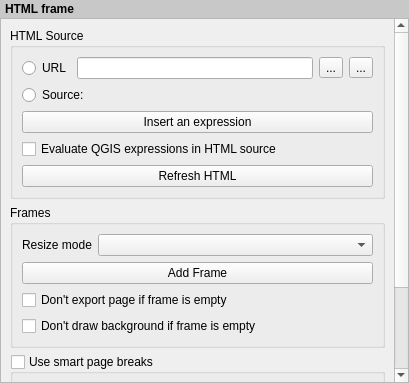
<?xml version="1.0" encoding="UTF-8"?>
<ui version="4.0">
 <class>QgsComposerHtmlWidgetBase</class>
 <widget class="QWidget" name="QgsComposerHtmlWidgetBase">
  <property name="geometry">
   <rect>
    <x>0</x>
    <y>0</y>
    <width>409</width>
    <height>383</height>
   </rect>
  </property>
  <property name="windowTitle">
   <string>HTML Frame</string>
  </property>
  <layout class="QVBoxLayout" name="verticalLayout">
   <property name="spacing">
    <number>0</number>
   </property>
   <property name="margin">
    <number>0</number>
   </property>
   <item>
    <widget class="QLabel" name="label">
     <property name="sizePolicy">
      <sizepolicy hsizetype="Preferred" vsizetype="Maximum">
       <horstretch>0</horstretch>
       <verstretch>0</verstretch>
      </sizepolicy>
     </property>
     <property name="styleSheet">
      <string notr="true">padding: 2px; font-weight: bold; background-color: rgb(200, 200, 200);</string>
     </property>
     <property name="text">
      <string>HTML frame</string>
     </property>
    </widget>
   </item>
   <item>
    <widget class="QScrollArea" name="scrollArea">
     <property name="widgetResizable">
      <bool>true</bool>
     </property>
     <widget class="QWidget" name="scrollAreaWidgetContents">
      <property name="geometry">
       <rect>
        <x>0</x>
        <y>-155</y>
        <width>391</width>
        <height>515</height>
       </rect>
      </property>
      <layout class="QVBoxLayout" name="mainLayout">
       <item>
        <widget class="QgsCollapsibleGroupBoxBasic" name="groupBox">
         <property name="focusPolicy">
          <enum>Qt::StrongFocus</enum>
         </property>
         <property name="title">
          <string>HTML Source</string>
         </property>
         <property name="syncGroup" stdset="0">
          <string notr="true">composeritem</string>
         </property>
         <property name="collapsed" stdset="0">
          <bool>false</bool>
         </property>
         <layout class="QGridLayout" name="gridLayout_2">
          <item row="5" column="0" colspan="2">
           <widget class="QCheckBox" name="mEvaluateExpressionsCheckbox">
            <property name="toolTip">
             <string>If checked, expressions inside [% %] tags will be evaluated prior to rendering the HTML</string>
            </property>
            <property name="text">
             <string>Evaluate QGIS expressions in HTML source</string>
            </property>
           </widget>
          </item>
          <item row="6" column="0" colspan="2">
           <widget class="QPushButton" name="mReloadPushButton">
            <property name="text">
             <string>Refresh HTML</string>
            </property>
           </widget>
          </item>
          <item row="0" column="1">
           <layout class="QHBoxLayout" name="horizontalLayout">
            <item>
             <widget class="QLineEdit" name="mUrlLineEdit"/>
            </item>
            <item>
             <widget class="QToolButton" name="mFileToolButton">
              <property name="text">
               <string>...</string>
              </property>
             </widget>
            </item>
            <item>
             <widget class="QgsDataDefinedButton" name="mUrlDDBtn">
              <property name="text">
               <string>...</string>
              </property>
             </widget>
            </item>
           </layout>
          </item>
          <item row="2" column="0" colspan="2">
           <widget class="QRadioButton" name="mRadioManualSource">
            <property name="text">
             <string>Source:</string>
            </property>
           </widget>
          </item>
          <item row="3" column="0" colspan="2">
           <layout class="QVBoxLayout" name="htmlEditorLayout"/>
          </item>
          <item row="0" column="0">
           <widget class="QRadioButton" name="mRadioUrlSource">
            <property name="text">
             <string>URL</string>
            </property>
           </widget>
          </item>
          <item row="4" column="0" colspan="2">
           <widget class="QPushButton" name="mInsertExpressionButton">
            <property name="text">
             <string>Insert an expression</string>
            </property>
           </widget>
          </item>
         </layout>
        </widget>
       </item>
       <item>
        <widget class="QgsCollapsibleGroupBoxBasic" name="frameGroupBox">
         <property name="focusPolicy">
          <enum>Qt::StrongFocus</enum>
         </property>
         <property name="title">
          <string>Frames</string>
         </property>
         <property name="checkable">
          <bool>false</bool>
         </property>
         <property name="checked">
          <bool>false</bool>
         </property>
         <property name="collapsed" stdset="0">
          <bool>false</bool>
         </property>
         <property name="syncGroup" stdset="0">
          <string notr="true">composeritem</string>
         </property>
         <layout class="QGridLayout" name="gridLayout">
          <item row="0" column="1">
           <widget class="QComboBox" name="mResizeModeComboBox">
            <property name="sizePolicy">
             <sizepolicy hsizetype="Expanding" vsizetype="Fixed">
              <horstretch>0</horstretch>
              <verstretch>0</verstretch>
             </sizepolicy>
            </property>
           </widget>
          </item>
          <item row="2" column="0" colspan="2">
           <widget class="QCheckBox" name="mEmptyFrameCheckBox">
            <property name="text">
             <string>Don't export page if frame is empty</string>
            </property>
           </widget>
          </item>
          <item row="1" column="0" colspan="2">
           <widget class="QPushButton" name="mAddFramePushButton">
            <property name="text">
             <string>Add Frame</string>
            </property>
           </widget>
          </item>
          <item row="0" column="0">
           <widget class="QLabel" name="mResizeModeLabel">
            <property name="text">
             <string>Resize mode</string>
            </property>
            <property name="wordWrap">
             <bool>true</bool>
            </property>
           </widget>
          </item>
          <item row="3" column="0" colspan="2">
           <widget class="QCheckBox" name="mHideEmptyBgCheckBox">
            <property name="text">
             <string>Don't draw background if frame is empty</string>
            </property>
           </widget>
          </item>
         </layout>
        </widget>
       </item>
       <item>
        <widget class="QgsCollapsibleGroupBoxBasic" name="mUseSmartBreaksCheckBox">
         <property name="title">
          <string>Use smart page breaks</string>
         </property>
         <property name="checkable">
          <bool>true</bool>
         </property>
         <property name="checked">
          <bool>false</bool>
         </property>
         <property name="collapsed" stdset="0">
          <bool>false</bool>
         </property>
         <property name="syncGroup" stdset="0">
          <string notr="true">composeritem</string>
         </property>
         <layout class="QGridLayout" name="gridLayout_3" columnstretch="0,1">
          <item row="0" column="0">
           <widget class="QLabel" name="mLabelMaxDistance">
            <property name="text">
             <string>Maximum distance</string>
            </property>
           </widget>
          </item>
          <item row="0" column="1">
           <widget class="QgsDoubleSpinBox" name="mMaxDistanceSpinBox">
            <property name="suffix">
             <string> mm</string>
            </property>
            <property name="decimals">
             <number>1</number>
            </property>
            <property name="maximum">
             <double>1000.000000000000000</double>
            </property>
            <property name="singleStep">
             <double>1.000000000000000</double>
            </property>
            <property name="showClearButton">
             <bool>false</bool>
            </property>
           </widget>
          </item>
         </layout>
        </widget>
       </item>
       <item>
        <widget class="QgsCollapsibleGroupBoxBasic" name="mUserStylesheetCheckBox">
         <property name="title">
          <string>User stylesheet</string>
         </property>
         <property name="checkable">
          <bool>true</bool>
         </property>
         <property name="checked">
          <bool>false</bool>
         </property>
         <property name="collapsed" stdset="0">
          <bool>true</bool>
         </property>
         <property name="syncGroup" stdset="0">
          <string notr="true">composeritem</string>
         </property>
         <layout class="QVBoxLayout" name="verticalLayout_2">
          <item>
           <layout class="QVBoxLayout" name="stylesheetEditorLayout"/>
          </item>
          <item>
           <widget class="QPushButton" name="mReloadPushButton2">
            <property name="text">
             <string>Update HTML</string>
            </property>
           </widget>
          </item>
         </layout>
        </widget>
       </item>
      </layout>
     </widget>
    </widget>
   </item>
  </layout>
 </widget>
 <customwidgets>
  <customwidget>
   <class>QgsDataDefinedButton</class>
   <extends>QToolButton</extends>
   <header>qgsdatadefinedbutton.h</header>
  </customwidget>
  <customwidget>
   <class>QgsDoubleSpinBox</class>
   <extends>QDoubleSpinBox</extends>
   <header>qgsdoublespinbox.h</header>
  </customwidget>
  <customwidget>
   <class>QgsCollapsibleGroupBoxBasic</class>
   <extends>QGroupBox</extends>
   <header location="global">qgscollapsiblegroupbox.h</header>
   <container>1</container>
  </customwidget>
 </customwidgets>
 <tabstops>
  <tabstop>scrollArea</tabstop>
  <tabstop>groupBox</tabstop>
  <tabstop>mRadioUrlSource</tabstop>
  <tabstop>mUrlLineEdit</tabstop>
  <tabstop>mFileToolButton</tabstop>
  <tabstop>mUrlDDBtn</tabstop>
  <tabstop>mRadioManualSource</tabstop>
  <tabstop>mInsertExpressionButton</tabstop>
  <tabstop>mEvaluateExpressionsCheckbox</tabstop>
  <tabstop>mReloadPushButton</tabstop>
  <tabstop>frameGroupBox</tabstop>
  <tabstop>mResizeModeComboBox</tabstop>
  <tabstop>mAddFramePushButton</tabstop>
  <tabstop>mEmptyFrameCheckBox</tabstop>
  <tabstop>mHideEmptyBgCheckBox</tabstop>
  <tabstop>mUseSmartBreaksCheckBox</tabstop>
  <tabstop>mMaxDistanceSpinBox</tabstop>
  <tabstop>mUserStylesheetCheckBox</tabstop>
  <tabstop>mReloadPushButton2</tabstop>
 </tabstops>
 <resources/>
 <connections/>
</ui>
